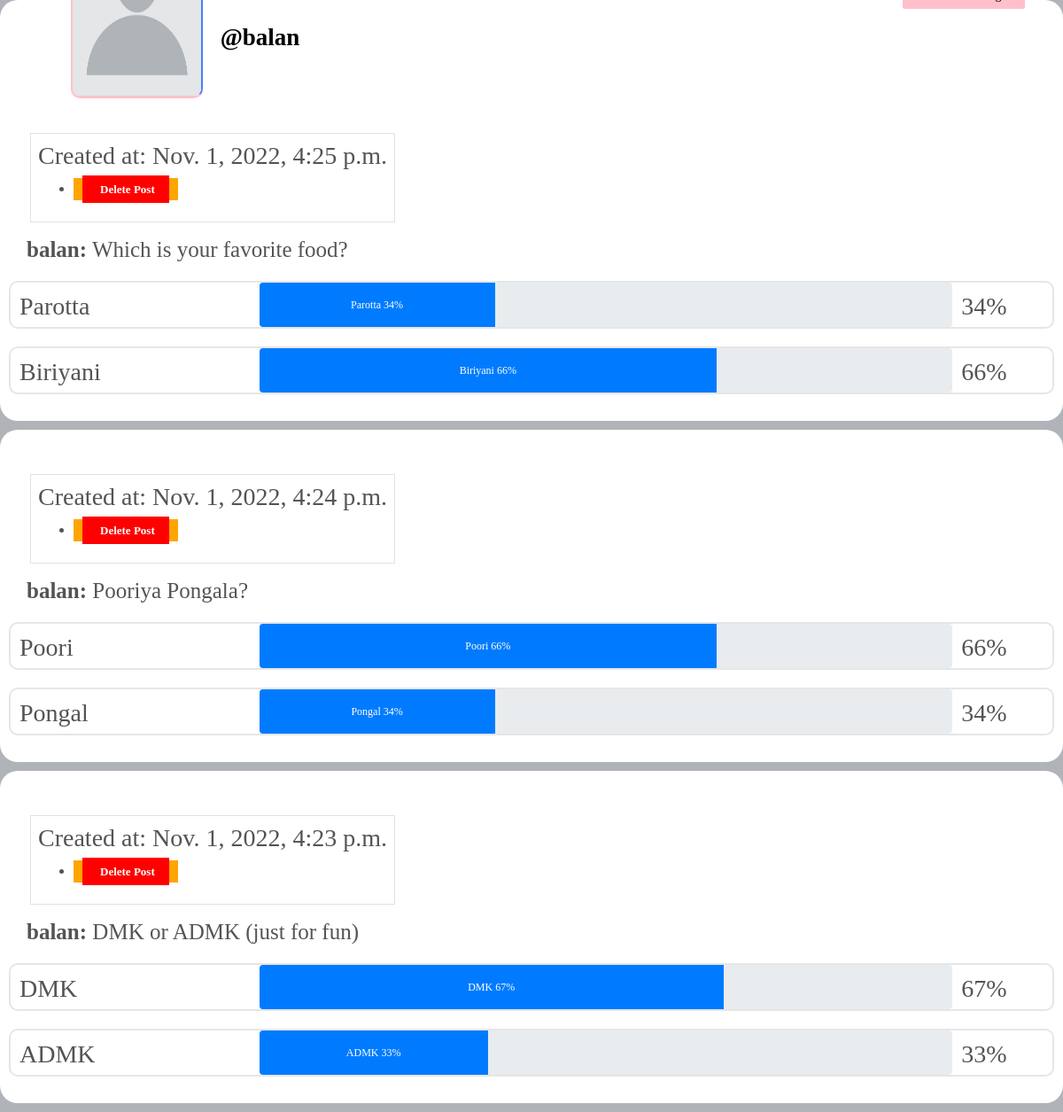
The page /myprofile (signed in) on the database its author committed.
### core/models.py (models this page shows, shortened)
class Profile(models.Model):
    user = models.ForeignKey(User, on_delete=models.CASCADE)
    id_user = models.IntegerField()
    bio = models.TextField(blank=True)
    profileimg = models.ImageField(upload_to='profile_images', default='blank-profile-picture.png')
    location = models.CharField(max_length=100, blank=True)

class Poll(models.Model):
    id = models.UUIDField(primary_key=True, default=uuid.uuid4)
    user = models.CharField(max_length=100)
    classAName = models.CharField(max_length=100)
    classBName = models.CharField(max_length=100)
    classAno = models.IntegerField(default=0)
    classBno = models.IntegerField(default=0)
    classAPercent = models.IntegerField()
    classBPercent = models.IntegerField()
    caption = models.TextField()
    created_at = models.DateTimeField(default=datetime.now)

### core/views.py (the view)
# urls.py: path('myprofile',views.myprofile,name='myprofile'),
@login_required(login_url='signin')
def myprofile(request):
    user_object = User.objects.get(username=request.user.username)
    user_profile = Profile.objects.get(user=user_object)
    user_posts = Poll.objects.filter(user=request.user.username)
    user_post_length = len(user_posts)
    follower = request.user.username
    user = request.user.username
    pk = user
    if request.method == 'POST':
        delete_poll = Poll.objects.filter(post_id=request.GET.get('delete')).first()
        print(request.GET.get('delete'))
        delete_poll.delete()
        user_posts.save()
    if FollowersCount.objects.filter(follower=follower, user=user).first():
        button_text = 'Unfollow'
    else:
        button_text = 'Follow'
    user_followers = len(FollowersCount.objects.filter(user=pk))
    user_following = len(FollowersCount.objects.filter(follower=pk))
    feed = []
    feed_lists = Poll.objects.filter(user=user_object)
    feed.append(feed_lists)
    feed_list = list(chain(*feed))
    feed_list.reverse()
    context = {
        'user_object': user_object,
        'user_profile': user_profile,
        'user_post_length': user_post_length,
        'button_text': button_text,
        'user_followers': user_followers,
        'user_following': user_following,
        'polls': feed_list
    }
    return render(request, 'myprofile.html', context)

### templates/myprofile.html (shortened to what this page needs)
{% load static %}
<!DOCTYPE html>
<html lang="en">
<head>
    <link rel="stylesheet" href="{% static 'css/main.min.css' %}">
    <link rel="stylesheet" href="{% static 'css/style.css' %}">
    <link rel="stylesheet" href="{% static 'css/color.css' %}">
    <link rel="stylesheet" href="{% static 'css/responsive.css' %}">
</head>
<body>
	<section>
			<div class="feature-photo">
				<figure><img src="{% static 'images/resources/timeline-1.jpg' %}" alt=""></figure>
				<form action="/follow" method="POST">
					<div class="add-btn">
					<span style="color: white; font-size: 27px; margin-right: 520px;"><b><u><a href="/">Home</a></u></b></span>
					{% if user_post_length == 0 %}
					<span style="color: white; font-size: 27px;"><b>No Post</b></span>
					{% elif user_post_length == 1 %}
					<span style="color: white; font-size: 27px;"><b>{{user_post_length}} Post</b></span>
					{% else %}
					<span style="color: white; font-size: 27px;"><b>{{user_post_length}} Posts</b></span>
					{% endif %}
					{% if user_followers == 0 or user_followers == 1 %}
					<span style="color: white; font-size: 27px;"><b>{{user_followers}} follower</b></span>
					{% else %}
					<span style="color: white; font-size: 27px;"><b>{{user_followers}} followers</b></span>
					{% endif %}
					<span style="color: white; font-size: 27px;"><b>{{user_following}} following</b></span>
					{% if user_object.username == user.username %}
					<a href="/settings" data-ripple="">Account Settings</a>
					{% else %}
					<a data-ripple=""><button type="submit" style="background-color: #ffc0cb; border: #ffc0cb;">{{button_text}}</button></a>
					{% endif %}
					</div>
				</form>
				<div class="container-fluid">
					<div class="row merged">
						<div class="col-lg-2 col-sm-3">
							<div class="user-avatar">
								<figure>
									<img src="{{user_profile.profileimg.url}}" style="height: 250px; width: 100%;" alt="">
								</figure>
							</div>
						</div>
						<div class="col-lg-10 col-sm-9">
							<div class="timeline-info">
								<ul>
									<li class="admin-name">
									  <h5 style="color: black;white-space: nowrap; width: 110px; font-size: 27px;"><b>@{{user_profile.user.username}}</b></h5>
									</li>
								</ul>
							</div>
						</div>
					</div>
				</div>
			</div>
		</section>
		<div>
			{% for post in polls %}
			<div class="bg-white shadow rounded-md  -mx-2 lg:mx-0" style="padding:10px;border-radius:20px;margin-bottom:10px;">
                            <div class="flex justify-between items-center px-4 py-3" style="display:flex;flex-direction:row;width:80%;">
                              <div>
                                <a href="#"> <i class="icon-feather-more-horizontal text-2xl hover:bg-gray-200 rounded-full p-2 transition -mr-1 "></i> </a>
                                <form method="post" action="myprofile" class="bg-white w-56 shadow-md mx-auto p-2 mt-12 rounded-md text-gray-500 hidden text-base border border-gray-100  " uk-drop="mode: hover;pos: top-right" style="margin-left:40%;">
                                    <div>
                                        <h3>Created at: {{post.created_at}}</h3>
                                    </div>
                                    <ul class="space-y-1" >
                                      <li>
                                          <button type="submit" id="delete" name="delete" value="{{post.id}}">
                                          <a href="" class="flex items-center px-3 py-2 " style="font-weight:900;background-color:red;color:white;">
                                                Delete Post
                                          </a>
                                          </button>
                                      </li>
                                    </ul>
                                </form>
                              </div>
                            </div>
                            <h2 style="margin-left:20px;font-size:25px;margin-bottom:10px;">
                                    <a href="/profile/{{post.user}}"><strong>{{post.user}}:</strong></a> {{post.caption}}
                                </h2>
                            <form action="" method="POST" enctype="multipart/form-data" >
                                <div>
                                <div style="display:flex;flex-direction:row;border: 2px solid #e6e6e6;border-radius:10px;margin-top:20px;margin-bottom:20px;">
                                    <div style="height:50px;width:25%;justify-content:center;padding:10px;font-weight:900;">
                                    <h3>{{post.classAName}}</h3>
                                </div>
                                <div class="progress" style="height:50px;width:70%;">
                                  <div class="progress-bar" role="progressbar" style="width: {{post.classAPercent}}%;height:50px;" aria-valuenow="{{post.classAPercent}}" aria-valuemin="0" aria-valuemax="100">{{post.classAName}} {{post.classAPercent}}%</div>
                                </div>
                                    <div style="height:50px;width:10%;justify-content:center;padding:10px;font-weight:900;">
                                    <h3>{{post.classAPercent}}%</h3>
                                </div>
                                </div>
                                <div style="display:flex;flex-direction:row;border: 2px solid #e6e6e6;border-radius:10px;margin-top:20px;margin-bottom:20px;">
                                    <div style="height:50px;width:25%;justify-content:center;padding:10px;font-weight:900;">
                                    <h3>{{post.classBName}}</h3>
                                </div>
                                <div class="progress" style="height:50px;width:70%;">
                                  <div class="progress-bar" role="progressbar" style="width: {{post.classBPercent}}%;height:50px;" aria-valuenow="{{post.classAPercent}}" aria-valuemin="0" aria-valuemax="100">{{post.classBName}} {{post.classBPercent}}%</div>
                                </div>
                                    <div style="height:30px;width:10%;justify-content:center;padding:10px;font-weight:900;">
                                    <h3>{{post.classBPercent}}%</h3>
                                </div>
                                </div>
                                </div>
                            </form>
                        </div>
			{% endfor %}
		</div>
</body>
</html>

### static/css/color.css (style rules this page uses)
#nprogress .bar, .timeline-info > ul li a::before, .add-btn > a, .activitiez > li::before, form button, .colla-apps > li a:hover, a.underline:before, .setting-row input:checked + label, .user-avatar:hover .edit-phto, .error-meta > a, .color-bg, .add-butn, .nav.nav-tabs.likes-btn > li a.active, a.dislike-btn, .drop > a:hover, .btn-view.btn-load-more:hover, .accordion .card h5 button[aria-expanded="true"], .chat-head, .f-page > figure em, .inbox-panel-head > ul > li > a, .nav-tabs--left .nav-link.active, .nav-tabs--left .nav-link.active:hover, footer .widget-title h4::before, #topcontrol, .sidebar .widget-title::before, .f-title::before, .g-post-classic > figure > i::after, .purify > a, .help-list > a:hover, .open-position::before, .info > a, .category-box:hover, .category-box.selected, a.main-btn, .section-heading::before, .getquot-baner, .more-branches > h4::before, .is-helpful > a, .cart-optionz > li > a:hover, .paginationz > li a:hover, .paginationz > li a.active, .shopping-cart, a.btn2:hover, .form-submit > input[type="submit"], button.submit-checkout, .delete-cart:hover, .proceed .button, .amount-area .update-cart, a.addnewforum, .apply-bttons > a { background: orange; }

### static/css/responsive.css (style rules this page uses)
@media screen and (max-width: 1281px) and (min-width: 1024px) { .timeline-info { line-height: 51px; } }
@media screen and (max-width: 1281px) and (min-width: 1024px) { .timeline-info .admin-name > h5 { font-size: 20px; } }
@media screen and (max-width: 1281px) and (min-width: 1024px) { .user-avatar { width: 80.2% } }

### rows shown on the page
Profile: profileimg (placeholder picture), user.username "balan"
Poll: created_at "Nov. 1, 2022, 4:25 p.m.", user "balan", caption "Which is your favorite food?", classAName "Parotta", classAPercent "34", classBName "Biriyani", classBPercent "66"
Poll: created_at "Nov. 1, 2022, 4:24 p.m.", user "balan", caption "Pooriya Pongala?", classAName "Poori", classAPercent "66", classBName "Pongal", classBPercent "34"
Poll: created_at "Nov. 1, 2022, 4:23 p.m.", user "balan", caption "DMK or ADMK (just for fun)", classAName "DMK", classAPercent "67", classBName "ADMK", classBPercent "33"
